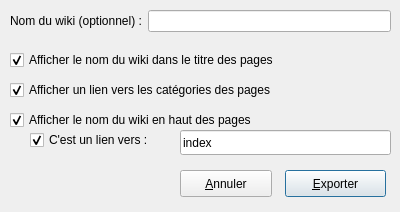
<?xml version="1.0" encoding="UTF-8"?>
<ui version="4.0">
 <class>exportDialog</class>
 <widget class="QDialog" name="exportDialog">
  <property name="windowModality">
   <enum>Qt::NonModal</enum>
  </property>
  <property name="geometry">
   <rect>
    <x>0</x>
    <y>0</y>
    <width>400</width>
    <height>212</height>
   </rect>
  </property>
  <property name="sizePolicy">
   <sizepolicy hsizetype="Fixed" vsizetype="Fixed">
    <horstretch>0</horstretch>
    <verstretch>0</verstretch>
   </sizepolicy>
  </property>
  <property name="windowTitle">
   <string>Options d'export</string>
  </property>
  <property name="modal">
   <bool>true</bool>
  </property>
  <widget class="QCheckBox" name="checkBoxNameTitle">
   <property name="geometry">
    <rect>
     <x>10</x>
     <y>50</y>
     <width>341</width>
     <height>20</height>
    </rect>
   </property>
   <property name="text">
    <string>Afficher le nom du wiki dans le titre des pages</string>
   </property>
   <property name="checked">
    <bool>true</bool>
   </property>
  </widget>
  <widget class="QWidget" name="formLayoutWidget">
   <property name="geometry">
    <rect>
     <x>10</x>
     <y>10</y>
     <width>381</width>
     <height>31</height>
    </rect>
   </property>
   <layout class="QFormLayout" name="formLayout">
    <item row="0" column="0">
     <widget class="QLabel" name="labelNom">
      <property name="text">
       <string>Nom du wiki (optionnel) :</string>
      </property>
     </widget>
    </item>
    <item row="0" column="1">
     <widget class="QLineEdit" name="lineEditNom"/>
    </item>
   </layout>
  </widget>
  <widget class="QCheckBox" name="checkBoxCategoriesLinks">
   <property name="geometry">
    <rect>
     <x>10</x>
     <y>80</y>
     <width>341</width>
     <height>20</height>
    </rect>
   </property>
   <property name="text">
    <string>Afficher un lien vers les catégories des pages</string>
   </property>
   <property name="checked">
    <bool>true</bool>
   </property>
  </widget>
  <widget class="QPushButton" name="exportButton">
   <property name="geometry">
    <rect>
     <x>285</x>
     <y>170</y>
     <width>101</width>
     <height>27</height>
    </rect>
   </property>
   <property name="text">
    <string>&amp;Exporter</string>
   </property>
   <property name="default">
    <bool>true</bool>
   </property>
  </widget>
  <widget class="QPushButton" name="cancelButton">
   <property name="geometry">
    <rect>
     <x>180</x>
     <y>170</y>
     <width>92</width>
     <height>27</height>
    </rect>
   </property>
   <property name="text">
    <string>&amp;Annuler</string>
   </property>
  </widget>
  <widget class="QCheckBox" name="checkBoxNameTop">
   <property name="geometry">
    <rect>
     <x>10</x>
     <y>110</y>
     <width>381</width>
     <height>20</height>
    </rect>
   </property>
   <property name="text">
    <string>Afficher le nom du wiki en haut des pages</string>
   </property>
   <property name="checked">
    <bool>true</bool>
   </property>
  </widget>
  <widget class="QWidget" name="widget" native="true">
   <property name="geometry">
    <rect>
     <x>20</x>
     <y>130</y>
     <width>371</width>
     <height>31</height>
    </rect>
   </property>
   <widget class="QCheckBox" name="checkBoxIndexLink">
    <property name="geometry">
     <rect>
      <x>10</x>
      <y>0</y>
      <width>151</width>
      <height>20</height>
     </rect>
    </property>
    <property name="text">
     <string>C'est un lien vers :</string>
    </property>
    <property name="checked">
     <bool>true</bool>
    </property>
   </widget>
   <widget class="QLineEdit" name="lineEditLinksPage">
    <property name="geometry">
     <rect>
      <x>160</x>
      <y>0</y>
      <width>211</width>
      <height>25</height>
     </rect>
    </property>
    <property name="text">
     <string>index</string>
    </property>
   </widget>
  </widget>
 </widget>
 <tabstops>
  <tabstop>lineEditNom</tabstop>
  <tabstop>checkBoxNameTitle</tabstop>
  <tabstop>checkBoxCategoriesLinks</tabstop>
  <tabstop>checkBoxNameTop</tabstop>
  <tabstop>checkBoxIndexLink</tabstop>
  <tabstop>lineEditLinksPage</tabstop>
  <tabstop>cancelButton</tabstop>
  <tabstop>exportButton</tabstop>
 </tabstops>
 <resources/>
 <connections>
  <connection>
   <sender>checkBoxIndexLink</sender>
   <signal>toggled(bool)</signal>
   <receiver>lineEditLinksPage</receiver>
   <slot>setEnabled(bool)</slot>
   <hints>
    <hint type="sourcelabel">
     <x>105</x>
     <y>139</y>
    </hint>
    <hint type="destinationlabel">
     <x>285</x>
     <y>142</y>
    </hint>
   </hints>
  </connection>
  <connection>
   <sender>checkBoxNameTop</sender>
   <signal>toggled(bool)</signal>
   <receiver>widget</receiver>
   <slot>setEnabled(bool)</slot>
   <hints>
    <hint type="sourcelabel">
     <x>200</x>
     <y>119</y>
    </hint>
    <hint type="destinationlabel">
     <x>205</x>
     <y>145</y>
    </hint>
   </hints>
  </connection>
  <connection>
   <sender>cancelButton</sender>
   <signal>clicked()</signal>
   <receiver>exportDialog</receiver>
   <slot>reject()</slot>
   <hints>
    <hint type="sourcelabel">
     <x>225</x>
     <y>183</y>
    </hint>
    <hint type="destinationlabel">
     <x>199</x>
     <y>105</y>
    </hint>
   </hints>
  </connection>
  <connection>
   <sender>exportButton</sender>
   <signal>clicked()</signal>
   <receiver>exportDialog</receiver>
   <slot>accept()</slot>
   <hints>
    <hint type="sourcelabel">
     <x>335</x>
     <y>183</y>
    </hint>
    <hint type="destinationlabel">
     <x>199</x>
     <y>105</y>
    </hint>
   </hints>
  </connection>
 </connections>
</ui>
